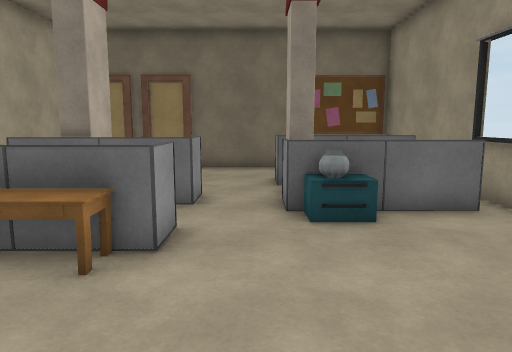
[1] (above)

13 first-person views from a walk through a 3-D level made in the Unity game engine. The camera is 1.5 m above the floor, tilts 8° down and sees 70° across. The floor is counted in squares, 1 m on a side. Each view is taken from the middle of a square. On the plan, view 1 faces up. The plan holds only what a view shows up to about 16 squares ahead; the rest is blank. The player character is not drawn. Some animated figures are not drawn. Surface patterns are stand-ins for the level's own textures.

[2]
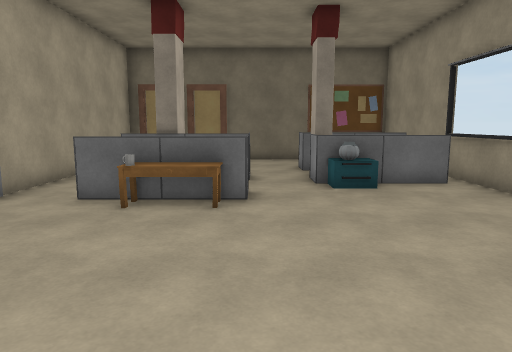

[3]
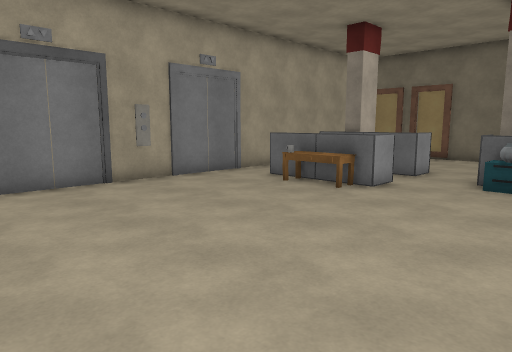

[4]
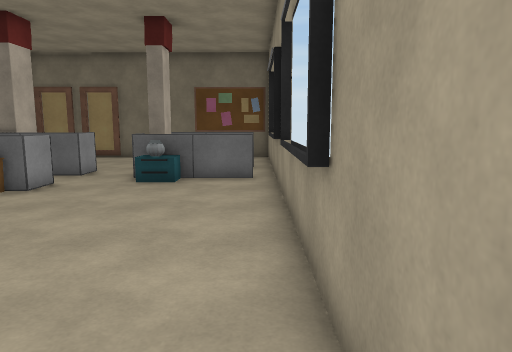

[5]
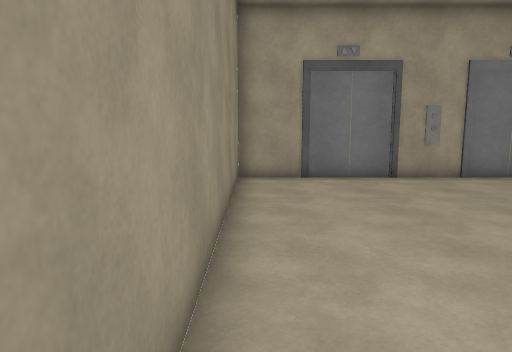

[6]
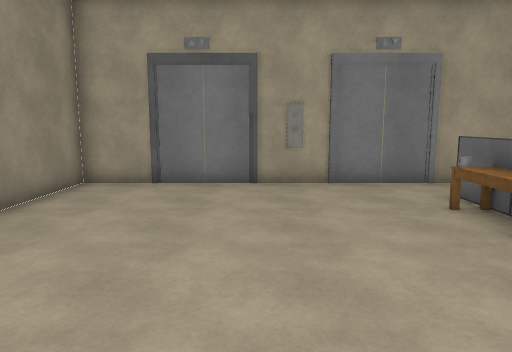

[7]
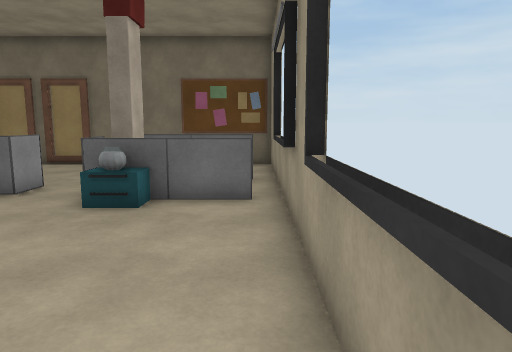

[8]
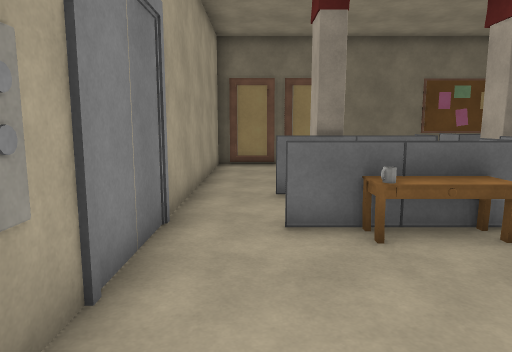

[9]
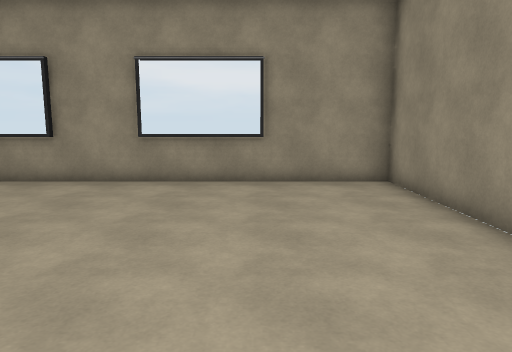

[10]
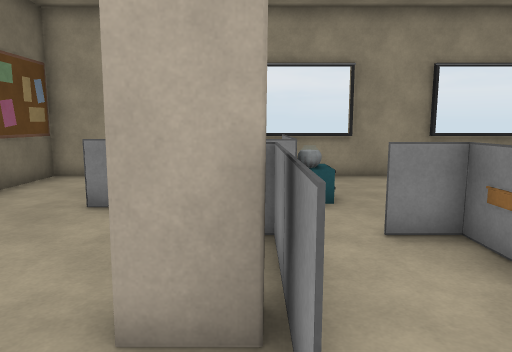

[11]
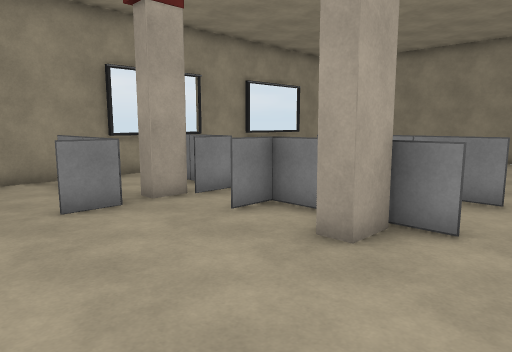

[12]
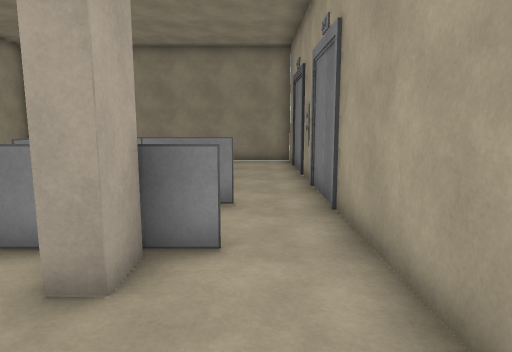

[13]
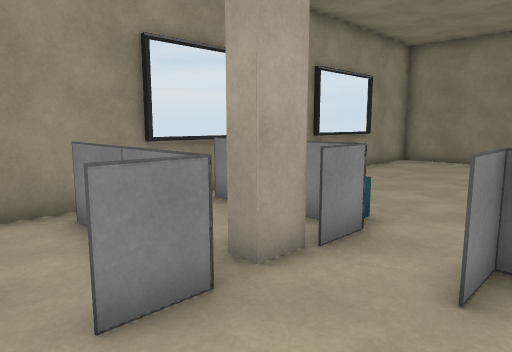

### Floor plan
Points are (right, up) in squares from view 1. A wall is a line through its corners. A room is listed if a view was taken in it or the views show most of it. See-through windows are left out.
Room 1 (views 1, 2, 3, 4, 5, 6, 7, 8, 9)
walls: (-1.2, 4.2) (-1.6, 4.2) (-1.2, 4.2); (-3.4, 4.2) (-4.6, 4.2) (-3.5, 4.2); (-1.2, 5.4) (-1.2, 4.2) (-1.2, 5.2); (-1.2, 6.7) (-4.6, 6.7); (4.4, -1.3) (4.4, 2.1); (-3.1, 6.9) (-3.7, 6.9); (4.4, 4.2) (4.4, 6.1); (1.2, 7.4) (0.5, 7.4); (4, 6.3) (1.4, 6.3); (-6.4, 6.4) (-6.4, -4.5) (4.6, -4.5) (4.6, 5.9)
low walls: (1.9, 5.5) (1.4, 5.5)
ways out: opening at (-5.5, 7.5) to room 2; opening at (0, 7) to room 2
objects: mug (-3, 4); table (-2, 4)
Room 2 (views 10, 11, 12, 13)
walls: (0.5, 9) (4, 9); (0.5, 9) (0.5, 10.1); (-3.7, 6.9) (-3.7, 8) (-3.1, 8) (-3.1, 6.9); (-4.6, 6.8) (-1.2, 6.8) (-1.2, 7.9) (-1.2, 6.7); (0.5, 6.4) (0.5, 8.3); (4.6, 8.9) (4.6, 12.9) (-6.4, 12.9) (-6.4, 6.4)
ways out: opening at (-5.5, 7.5) to room 1; opening at (0, 7) to room 1; gap at (1, 8.5) to room 3; gap at (4, 9) to room 3
Room 3 (no view inside)
walls: (4, 9) (0.5, 9); (1.2, 8.3) (1.2, 7.4); (1.4, 6.3) (4, 6.3); (4.4, 6.1) (4.4, 7.5); (4.6, 5.9) (4.6, 8.9)
ways out: gap at (1, 8.5) to room 2; gap at (4, 9) to room 2

Positions as (right, up) in squares from view 1, and headings:
1: (0, 0), facing up
2: (-1, -3), facing up
3: (3, -4), facing up-left
4: (4, -4), facing up
5: (4, -4), facing left
6: (3, 0), facing left
7: (4, -1), facing up
8: (-5, -1), facing up
9: (-5, -1), facing right
10: (-6, 7), facing right
11: (-6, 12), facing down-right
12: (-5, 11), facing down
13: (-2, 11), facing down-right
